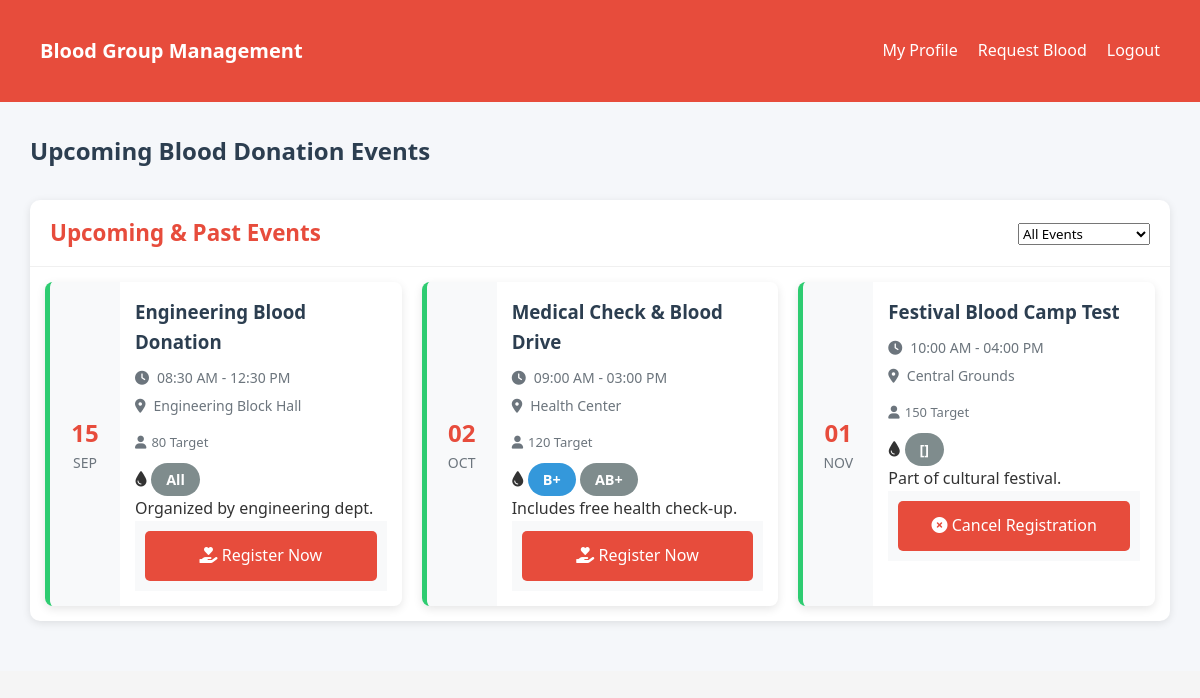
The page /student/student_events.php (signed in) on the database its author committed.
### tables this page shows
CREATE TABLE `donation_events` (
  `id` int(11) NOT NULL,
  `event_name` varchar(100) NOT NULL,
  `event_date` date NOT NULL,
  `start_time` time NOT NULL,
  `end_time` time NOT NULL,
  `location` varchar(255) NOT NULL,
  `target_donors` int(11) NOT NULL,
  `target_blood_groups` varchar(100) DEFAULT NULL,
  `target_departments` varchar(255) DEFAULT NULL,
  `description` text DEFAULT NULL,
  `created_at` timestamp NOT NULL DEFAULT current_timestamp(),
  `updated_at` timestamp NOT NULL DEFAULT current_timestamp() ON UPDATE current_timestamp()
);

### student/student_events.php (the view, shortened to what this page needs)
<?php
require_once '../includes/config.php';
$current_date = date('Y-m-d');
$events_stmt = $pdo->prepare("
    SELECT * FROM donation_events
    WHERE event_date >= ?
    ORDER BY event_date ASC
");
function getBloodGroupColor($group) {
    $colors = [
        'A+' => '#e74c3c',
        'A-' => '#c0392b',
        'B+' => '#3498db',
        'B-' => '#2980b9',
        'AB+' => '#9b59b6',
        'AB-' => '#8e44ad',
        'O+' => '#27ae60',
        'O-' => '#16a085'
    ];
    return $colors[$group] ?? '#7f8c8d';
}
$events_stmt->execute([$current_date]);
$events = $events_stmt->fetchAll(PDO::FETCH_ASSOC);
$stmt = $pdo->prepare("SELECT id FROM students WHERE student_id = ?");
$stmt->execute([$_SESSION['student_id']]);
$studentRow = $stmt->fetch(PDO::FETCH_ASSOC);
$numericId = $studentRow['id'];
?>
<!DOCTYPE html>
<html lang="en">
<head>
    <link rel="stylesheet" href="https://cdnjs.cloudflare.com/ajax/libs/font-awesome/6.0.0-beta3/css/all.min.css">
    <link rel="stylesheet" href="../assets/css/admin.css">
</head>
<body>
    <?php include '../includes/student_header.php'; ?>
    <main class="admin-content">
        <div class="content-header">
            <h1>Upcoming Blood Donation Events</h1>
        </div>
        <?php if (!empty($events)): ?>
            <div class="card">
                <div class="card-header">
                    <h2>Upcoming & Past Events</h2>
                    <div class="event-filter">
                        <select id="eventFilter" class="form-control">
                            <option value="all">All Events</option>
                        </select>
                    </div>
                </div>
                <div class="card-body">
                    <div class="events-grid">
                    <?php foreach ($events as $event):
    $isPast = strtotime($event['event_date']) < time();
    $eventClass = $isPast ? 'past-event' : 'upcoming-event';
    $stmt = $pdo->prepare("SELECT 1 FROM event_registrations WHERE event_id = ? AND student_id = ?");
    $stmt->execute([$event['id'], $numericId]);
    $is_registered = $stmt->fetchColumn();
?>
    <div class="event-card <?php echo $eventClass; ?>">
        <div class="event-date">
            <div class="event-day"><?php echo date('d', strtotime($event['event_date'])); ?></div>
            <div class="event-month"><?php echo date('M', strtotime($event['event_date'])); ?></div>
        </div>
        <div class="event-details">
            <h3><?php echo htmlspecialchars($event['event_name']); ?></h3>
            <p class="event-time">
                <i class="fas fa-clock"></i>
                <?php echo date('h:i A', strtotime($event['start_time'])); ?> -
                <?php echo date('h:i A', strtotime($event['end_time'])); ?>
            </p>
            <div class="event-location">
                <i class="fas fa-map-marker-alt"></i>
                <?php echo htmlspecialchars($event['location']); ?>
            </div>
            <div class="event-stats">
                <span class="stat">
                    <i class="fas fa-user"></i> <?php echo $event['target_donors']; ?> Target
                </span>
            </div>
            <?php if (!empty($event['target_blood_groups'])): ?>
                <div class="event-blood-groups">
                    <i class="fas fa-tint"></i>
                    <?php
                    $groups = explode(',', $event['target_blood_groups']);
                    foreach ($groups as $group): ?>
                        <span class="blood-group-badge" style="background-color: <?php echo getBloodGroupColor($group); ?>">
                            <?php echo htmlspecialchars($group); ?>
                        </span>
                    <?php endforeach; ?>
                </div>
            <?php endif; ?>
            <?php if (!empty($event['description'])): ?>
                <p class="event-description">
                    <?php echo nl2br(htmlspecialchars($event['description'])); ?>
                </p>
            <?php endif; ?>
            <div class="event-actions">
                <?php if ($is_registered): ?>
                    <a href="/blood/student/register_event.php?event_id=<?php echo $event['id']; ?>" class="btn btn-danger">
                        <i class="fas fa-times-circle"></i> Cancel Registration
                    </a>
                <?php else: ?>
                    <a href="/blood/student/register_event.php?event_id=<?php echo $event['id']; ?>" class="btn btn-primary">
                        <i class="fas fa-hand-holding-heart"></i> Register Now
                    </a>
                <?php endif; ?>
            </div>
        </div>
    </div>
<?php endforeach; ?>
                    </div>
                </div>
            </div>
        <?php endif; ?>
    </main>
</body>
</html>

### assets/css/admin.css (style rules this page uses)
:root { --primary-color: #e74c3c; --secondary-color: #3498db; --dark-color: #2c3e50; --light-color: #ecf0f1; --success-color: #2ecc71; --danger-color: #e74c3c; --warning-color: #f39c12; --info-color: #3498db; --sidebar-width: 250px; }
* { margin: 0; padding: 0; box-sizing: border-box; font-family: 'Segoe UI', Tahoma, Geneva, Verdana, sans-serif; }
body { background-color: #f5f7fa; color: #333; }
.admin-content { flex: 1; padding: 30px; background-color: #f5f7fa; }
.content-header { display: flex; justify-content: space-between; align-items: center; margin-bottom: 30px; }
.content-header h1 { color: var(--dark-color); font-size: 24px; }
.card { background: white; border-radius: 8px; box-shadow: 0 3px 10px rgba(0,0,0,0.05); margin-bottom: 30px; }
.card-header { padding: 20px; border-bottom: 1px solid #f0f0f0; display: flex; justify-content: space-between; align-items: center; }
.card-header h2 { font-size: 18px; color: var(--dark-color); }
.card-body { padding: 20px; }
.blood-group-badge { display: inline-block; padding: 4px 10px; border-radius: 20px; color: white; font-size: 12px; font-weight: bold; }
.btn { display: inline-flex; align-items: center; justify-content: center; padding: 8px 16px; border-radius: 4px; font-size: 14px; font-weight: 500; cursor: pointer; transition: all 0.3s; border: none; text-decoration: none; gap: 8px; }
.btn-primary { background-color: var(--primary-color); color: white; }
.btn-danger { background-color: var(--danger-color); color: white; }
.events-grid { display: grid; grid-template-columns: repeat(auto-fill, minmax(350px, 1fr)); gap: 20px; }
.event-card { display: flex; border-radius: 8px; overflow: hidden; box-shadow: 0 3px 10px rgba(0,0,0,0.1); transition: transform 0.3s, box-shadow 0.3s; }
.upcoming-event { border-left: 5px solid #2ecc71; }
.event-date { background-color: #f8f9fa; padding: 15px; text-align: center; min-width: 70px; display: flex; flex-direction: column; justify-content: center; }
.event-day { font-size: 24px; font-weight: bold; color: #e74c3c; }
.event-month { font-size: 14px; color: #6c757d; text-transform: uppercase; }
.event-details { flex: 1; padding: 15px; }
.event-details h3 { margin: 0 0 10px; color: #2c3e50; }
.event-time, .event-location { margin: 5px 0; color: #6c757d; font-size: 14px; display: flex; align-items: center; gap: 8px; }
.event-stats { display: flex; gap: 15px; margin-top: 15px; }
.event-stats .stat { font-size: 13px; color: #6c757d; display: flex; align-items: center; gap: 5px; }
.event-actions { display: flex; flex-direction: column; padding: 10px; background-color: #f8f9fa; justify-content: center; gap: 5px; }
.card { background: white; border-radius: 10px; box-shadow: 0 2px 8px rgba(0,0,0,0.1); overflow: hidden; margin-bottom: 20px; }
.card-header { color: white; padding: 15px 20px; }
.card-header h2 { margin: 0; font-size: 1.4rem; color: var(--primary-color) }
.card-body { padding: 15px; }
.blood-group-badge { display: inline-block; padding: 0.3rem 0.8rem; border-radius: 20px; color: white; font-weight: bold; font-size: 0.9rem; }

### assets/css/style.css (style rules this page uses)
:root { --primary-color: #e74c3c; --secondary-color: #3498db; --dark-color: #2c3e50; --light-color: #ecf0f1; --success-color: #2ecc71; --danger-color: #e74c3c; --warning-color: #f39c12; --info-color: #3498db; }
* { margin: 0; padding: 0; box-sizing: border-box; font-family: 'Segoe UI', Tahoma, Geneva, Verdana, sans-serif; }
body { background-color: #f5f5f5; color: #333; line-height: 1.6; }
a { text-decoration: none; color: var(--secondary-color); }
.btn { display: inline-block; padding: 12px 24px; border-radius: 5px; font-weight: 500; text-align: center; cursor: pointer; transition: all 0.3s; border: none; font-size: 16px; }
.btn-primary { background-color: var(--primary-color); color: white; border: none; }

### assets/css/profile.css (style rules this page uses)
.blood-group-badge { display: inline-block; background-color: #e74c3c; color: white; padding: 5px 15px; border-radius: 20px; font-weight: bold; margin-top: 10px; }

### rows shown on the page
donation_events: event_date "15", event_date "SEP", event_name "Engineering Blood Donation", start_time "08:30 AM", end_time "12:30 PM", location "Engineering Block Hall", target_donors "80", target_blood_groups "All", description "Organized by engineering dept."
donation_events: event_date "02", event_date "OCT", event_name "Medical Check & Blood Drive", start_time "09:00 AM", end_time "03:00 PM", location "Health Center", target_donors "120", target_blood_groups "B+", target_blood_groups "AB+", description "Includes free health check-up."
donation_events: event_date "01", event_date "NOV", event_name "Festival Blood Camp Test", start_time "10:00 AM", end_time "04:00 PM", location "Central Grounds", target_donors "150", target_blood_groups "[]", description "Part of cultural festival."
